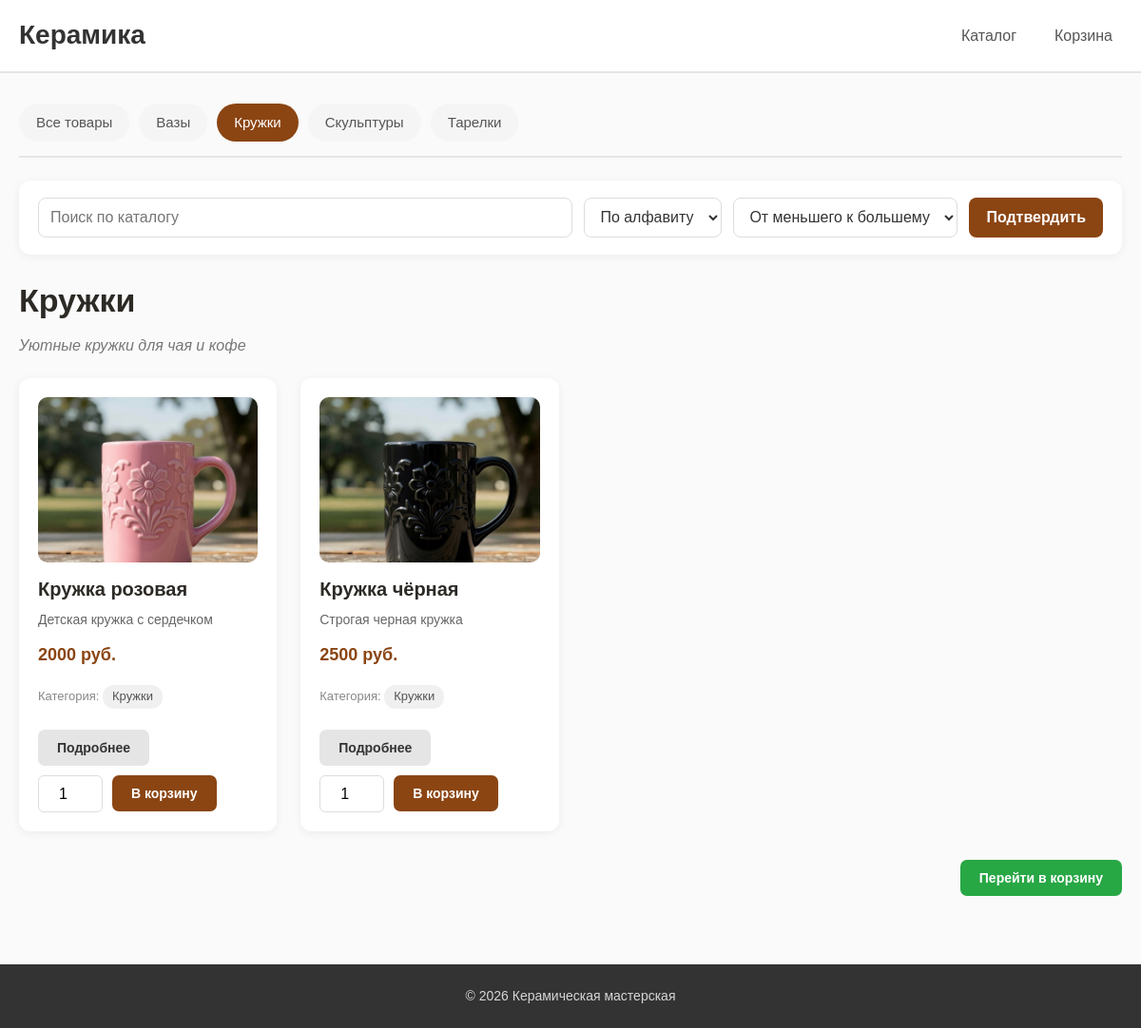
/catalog?category=mugs&sort_by=name&order=ASC&q=, run on an earlier commit of the app's database.
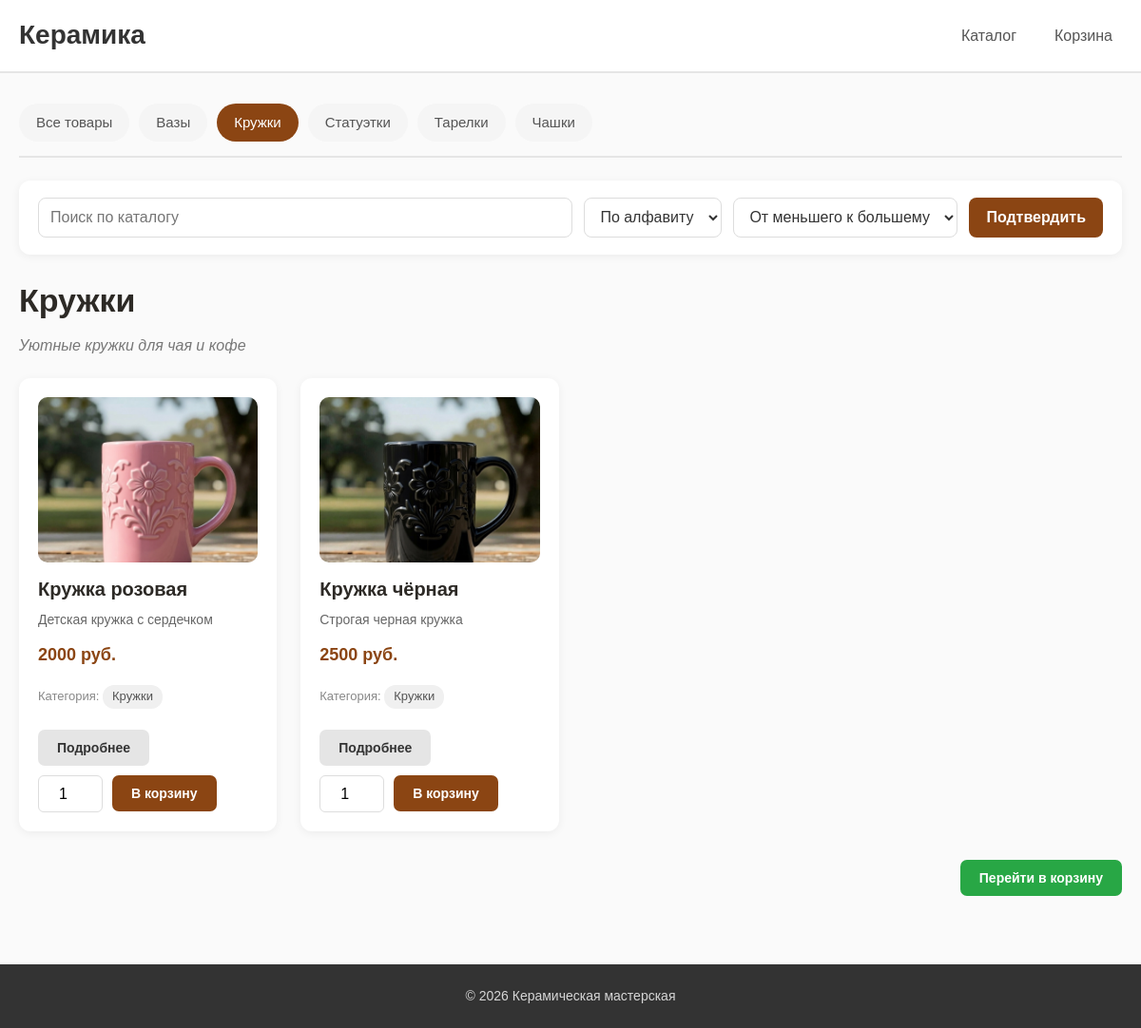
And on a later commit of the database.
### tables this page shows
CREATE TABLE categories (
    id INTEGER PRIMARY KEY AUTOINCREMENT,
    name TEXT NOT NULL UNIQUE,
    slug TEXT NOT NULL UNIQUE,
    description TEXT
    );

CREATE TABLE products (
    id TEXT PRIMARY KEY,
    name TEXT NOT NULL,
    description TEXT,
    price INTEGER NOT NULL,
    status TEXT NOT NULL DEFAULT 'available',
    img TEXT,
    category_id INTEGER,
    FOREIGN KEY (category_id) REFERENCES categories(id)
    );

### routes/main.py (the view)
@main_bp.route("/catalog")
def catalog():
    category_slug = request.args.get('category')
    sort_by = request.args.get("sort_by", "name")
    order = request.args.get("order", "ASC").upper()
    search_query = request.args.get("q", "").strip()
    products = get_all_products(category_slug, sort_by, order, search_query)
    categories = get_all_categories()
    current_category = None
    if category_slug:
        current_category = get_category_by_slug(category_slug)
        if not current_category:
            flash("Категория не найдена", "error")
            return redirect(url_for('main.catalog'))
    return render_template("catalog.html",
                           products=products,
                           categories=categories,
                           current_category=current_category,
                           current_sort=sort_by,
                           current_order=order,
                           category_slug=category_slug,
                           search_query=search_query, product_statuses=PRODUCT_STATUSES)

### app.py (called while the page is built, shortened)
@app.before_request
def protect_from_csrf():
    if request.method != "POST":
        return

@app.context_processor
def inject_cart_count():
    return {"cart_count": get_cart_count(session)}

@app.context_processor
def inject_csrf_token():
    return {"csrf_token": get_csrf_token}

### db.py (called while the page is built)
def get_db_connection():
    conn = sqlite3.connect("shop.db")
    conn.row_factory = sqlite3.Row
    return conn

def get_all_categories():
    conn = get_db_connection()
    categories = conn.execute("SELECT * FROM categories ORDER BY name").fetchall()
    conn.close()
    return categories

def get_category_by_slug(slug):
    conn = get_db_connection()
    category = conn.execute("SELECT * FROM categories WHERE slug = ?", (slug,)).fetchone()
    conn.close()
    return category

### services/cart_service.py (called while the page is built)
def get_cart(session):
    return session.get("cart", {})

def get_cart_count(session):
    cart = get_cart(session)
    return sum(cart.values())

### services/csrf_service.py (called while the page is built)
def get_csrf_token():
    if "csrf_token" not in session:
        session["csrf_token"] = secrets.token_urlsafe(32)
    return session["csrf_token"]

### templates/catalog.html (shortened to what this page needs)
{% extends 'base.html' %}
{% block content %}
	<div class="category-nav">
		<a href="{{url_for('main.catalog', sort_by=current_sort, order=current_order, q=search_query)}}" class="category-link {% if not current_category %}active{% endif %}">Все товары</a>
		{% for category in categories %}
			<a href="{{url_for('main.catalog', category=category.slug, sort_by=current_sort, order=current_order, q=search_query)}}"
				class="category-link {% if current_category and current_category.id == category.id %}active{% endif %}">
				{{category.name}}
			</a>
		{% endfor %}
	</div>
	<form action="{{url_for('main.catalog')}}" method="get" class="catalog-controls">
		<input type="text" name="q" value="{{ search_query}}" placeholder="Поиск по каталогу" class="search-input">
		<select name="sort_by" id="sort_by">
			<option value="name" {% if current_sort == 'name' %}selected{% endif %}>По алфавиту</option>
		</select>
		<select name="order" id="order">
			<option value="ASC" {% if current_order == 'ASC' %}selected{% endif %}>От меньшего к большему</option>
		</select>
		<button type="submit">Подтвердить</button>
	</form>
	{% if current_category %}
		<h1 class="page-title">{{current_category.name}}</h1>
		{% if current_category.description %}
			<p class="category-description">{{current_category.description}}</p>
		{% endif %}
	{% else %}
		<h1 class="page-title">Все товары</h1>
	{% endif %}
	{% if products %}
		<div class="product-grid">
			{% for product in products %}
				<div class="product-card">
					{% if product.img %}
						<img src="{{product.img}}" alt="{{product.name}}" class="product-image">
					{% endif %}
					<h3 class="product-title">{{product.name}}</h3>
					<p class="product-description">{{product.description}}</p>
					<p class="product-price">{{product.price}} руб.</p>
					{% if product.category_name %}
						<p class="product-category">
							Категория:
							<a href="{{url_for('main.catalog', category=product.category_slug, sort_by=current_sort, order=current_order, q=search_query)}}" class="category-link">
								{{product.category_name}}
							</a>
						</p>
					{% endif %}
					<div class="product-actions">
						<a href="{{url_for('main.product_page', product_id=product.id)}}" class="btn btn-secondary">Подробнее</a>
						{% if product.status == 'available' %}
							<form action="{{url_for('main.add_to_cart_route', product_id=product.id)}}" method="post" class="add-to-cart-form">
								<input type="number" name="quantity" min="1" value="1" class="quantity-input">
								<button type="submit" class="btn btn-primary">В корзину</button>
							</form>
						{% else %}
							<span class="btn btn-secondary product-unavailable-button">
								Недоступно
							</span>
						{% endif %}
					</div>
				</div>
			{% endfor %}
		</div>
	{% endif %}
	<div class="catalog-footer">
		<a href="{{url_for('main.show_cart')}}" class="btn btn-success">Перейти в корзину</a>
	</div>
{% endblock %}

### templates/base.html (shortened to what this page needs)
<!DOCTYPE html>
<html lang="en">
<head>
	<link rel="stylesheet" href="{{ url_for('static', filename='css/style.css') }}">
</head>
<body>
	<header class="main-header">
		<div class="container">
			<div class="header-inner">
				<a href="{{url_for('main.index')}}" class="logo">Керамика</a>
				<nav class="main-nav">
					<ul class="nav-list">
						<li class="nav-item">
							<a href="{{url_for('main.catalog')}}" class="nav-link">Каталог</a>
						</li>
						<li class="nav-item">
							<a href="{{url_for('main.show_cart')}}" class="nav-link cart-link">
								Корзина
							</a>
						</li>
					</ul>
				</nav>
			</div>
		</div>
	</header>
	<main class="main-content">
		<div class="container">
			{% block content %}
			{% endblock %}
		</div>
	</main>
	<footer class="main-footer">
		<div class="container">
			<p class="footer-text">&copy; 2026 Керамическая мастерская</p>
		</div>
	</footer>
</body>
</html>

### static/css/style.css (style rules this page uses)
* { margin: 0; padding: 0; box-sizing: border-box; }
html { overflow-x: hidden; }
body { min-width: 0; font-family: Arial, Helvetica, sans-serif; line-height: 1.6; color: #333; background: #fafafa; overflow-x: hidden; }
img { max-width: 100%; height: auto; display: block; }
button, input, select, textarea { font: inherit; }
.container { width: min(1200px, 100%); margin: 0 auto; padding: 0 20px; }
.main-header { background: #fff; border-bottom: 2px solid #e5e5e5; padding: 15px 0; }
.header-inner { display: flex; justify-content: space-between; align-items: center; gap: 18px; flex-wrap: wrap; }
.logo { font-size: 28px; font-weight: bold; text-decoration: none; color: #333; transition: color 0.2s; }
.main-nav { display: flex; align-items: center; }
.nav-list { display: flex; list-style: none; gap: 20px; align-items: center; flex-wrap: wrap; }
.nav-link { display: inline-flex; align-items: center; text-decoration: none; color: #555; font-weight: 500; padding: 6px 10px; border-radius: 6px; transition: background 0.2s, color 0.2s; }
.cart-link { position: relative; display: inline-flex; align-items: center; gap: 6px; }
.main-content { min-height: 70vh; padding: 32px 0; }
.main-footer { background: #333; color: #fff; padding: 22px 0; margin-top: 40px; text-align: center; }
.footer-text { font-size: 14px; opacity: 0.8; }
.page-title { margin-bottom: 22px; color: #2d2a26; font-size: 34px; line-height: 1.2; }
.btn { display: inline-flex; align-items: center; justify-content: center; min-height: 38px; padding: 8px 20px; border: none; border-radius: 7px; cursor: pointer; font-size: 14px; font-weight: 600; text-decoration: none; text-align: center; line-height: 1.3; transition: background 0.2s, transform 0.1s, box-shadow 0.2s; }
.btn-primary { background: #8b4513; color: #fff; }
.btn-secondary { background: #e5e5e5; color: #333; }
.btn-success { background: #28a745; color: #fff; }
.category-nav { display: flex; flex-wrap: wrap; gap: 10px; margin-bottom: 24px; padding-bottom: 15px; border-bottom: 2px solid #e5e5e5; }
.category-link { display: inline-flex; align-items: center; padding: 8px 18px; background: #f5f5f5; border-radius: 999px; text-decoration: none; color: #555; font-size: 15px; transition: background 0.2s, color 0.2s; }
.category-link.active { background: #8b4513; color: #fff; }
.category-description { color: #777; font-style: italic; margin: -8px 0 22px; }
.catalog-controls { display: flex; align-items: center; flex-wrap: wrap; gap: 12px; background: #fff; padding: 18px 20px; margin-bottom: 28px; border-radius: 12px; box-shadow: 0 2px 10px rgba(0, 0, 0, 0.06); }
.catalog-controls input, .catalog-controls select { height: 42px; padding: 8px 12px; border: 1px solid #ddd; border-radius: 8px; background: #fff; color: #333; font: inherit; }
.catalog-controls .search-input { min-width: 260px; flex: 1; }
.catalog-controls button { height: 42px; padding: 0 18px; border: none; border-radius: 8px; background: #8b4513; color: #fff; font: inherit; font-weight: 600; cursor: pointer; transition: background 0.2s, transform 0.1s; }
.product-grid { display: grid; grid-template-columns: repeat(auto-fill, minmax(270px, 1fr)); gap: 25px; margin-top: 20px; }
.product-card { min-width: 0; background: #fff; border-radius: 12px; padding: 20px; box-shadow: 0 2px 10px rgba(0, 0, 0, 0.06); transition: box-shadow 0.3s, transform 0.2s; display: flex; flex-direction: column; }
.product-image { width: 100%; aspect-ratio: 4 / 3; object-fit: cover; border-radius: 10px; margin-bottom: 16px; background: #f0f0f0; }
.product-title { font-size: 20px; line-height: 1.25; margin-bottom: 8px; color: #2d2a26; }
.product-description { color: #666; font-size: 14px; flex-grow: 1; }
.product-price { font-weight: bold; font-size: 18px; color: #8b4513; margin: 12px 0; }
.product-category { font-size: 13px; color: #888; margin: 5px 0 10px; }
.product-category .category-link { font-size: 13px; padding: 2px 10px; background: #f0f0f0; border-radius: 12px; display: inline-flex; }
.product-actions { display: flex; align-items: center; gap: 10px; flex-wrap: wrap; margin-top: 12px; }
.product-actions .btn { flex-shrink: 0; }
.add-to-cart-form { display: flex; align-items: center; gap: 10px; flex-wrap: wrap; }
.quantity-input { width: 68px; min-height: 38px; padding: 6px; border: 1px solid #ddd; border-radius: 6px; text-align: center; }
.catalog-footer { margin-top: 30px; text-align: right; }

What changed in the data, as far as the page shows it:
removed categories: name "Скульптуры"
added categories: name "Статуэтки"
added categories: name "Чашки"
